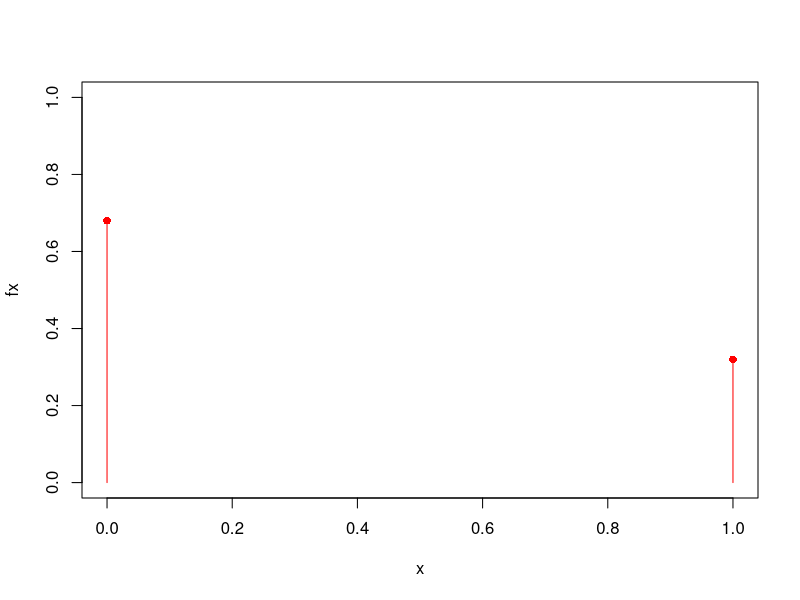
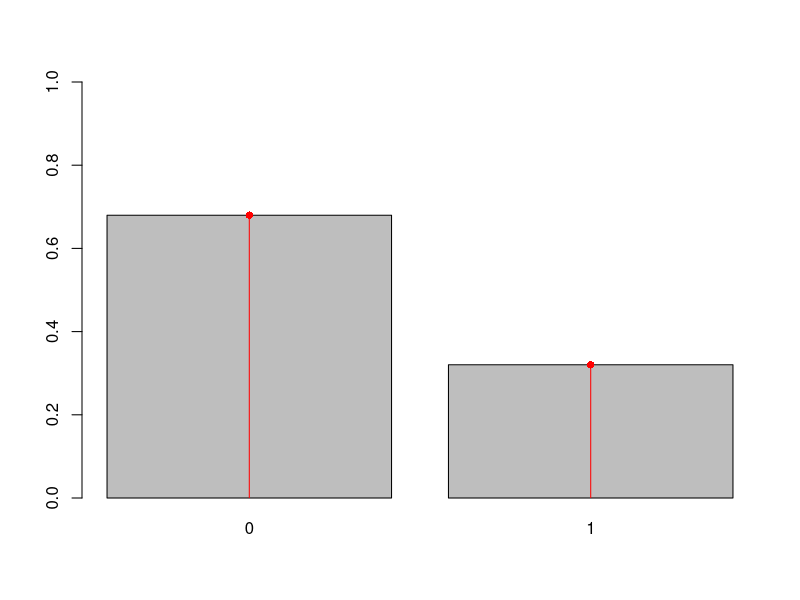
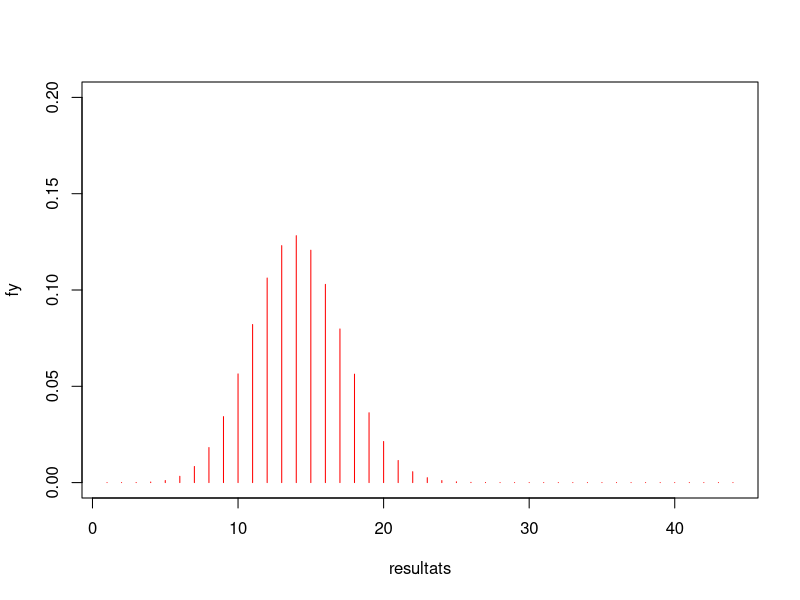
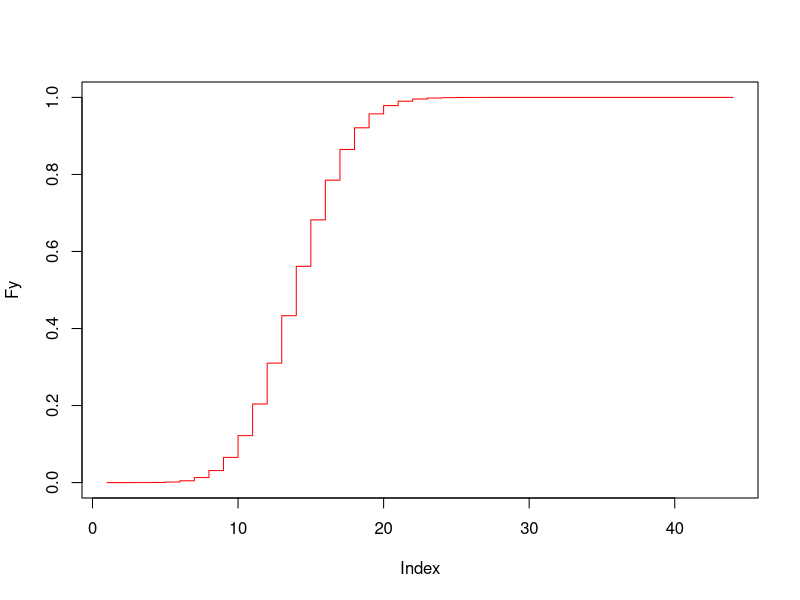
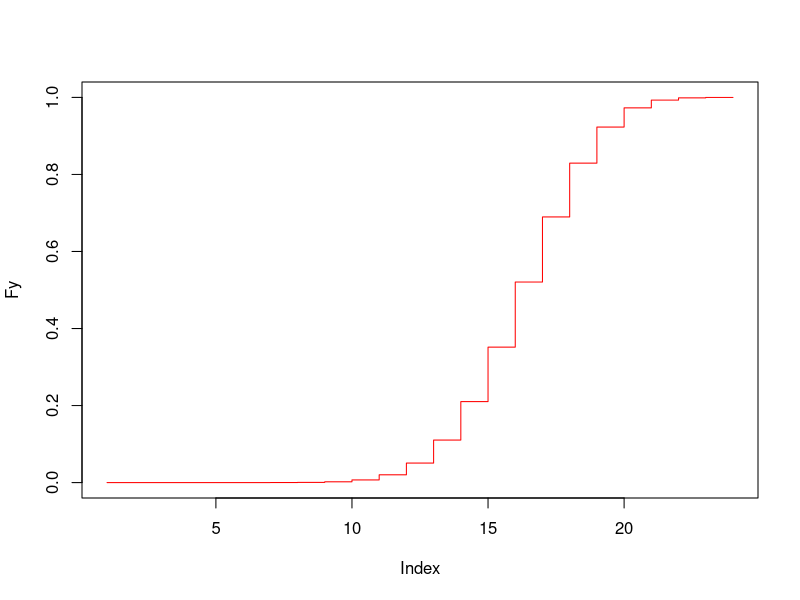

Write R code to recreate these figures, in order.
#Solucion Pregunta 1
#Que tinguin mín 2 TV --> persones A Pi = 0.32
#Que tinguin màx una TV --> persones B Pi = 0.68

#ASSAIG DE BERNOULLI
x <- c(0,1)
fx <- c(0.68, 0.32)
fx[1]
fx[2]
#taula
cbind(x, fx)
#gràfic x-fx, entre els valors 0-1, tipus horitzontal i de color vermell
plot(x, fx, ylim=c(0,1), type="h", col="red")
#gràfic x-fx on veiem els punts (pch) de color vermell
points(x, fx, pch=16, col="red")


#construir una mostra aleatoria a n perosnes (replace true vol dir que quan entra una persona pot tornar a entrar mes tard)
n <- 400000
mostra <- sample(x, n, fx, replace=TRUE)
fi <- table(mostra)/n
fi
#freqüència relativa
br <- barplot(fi, ylim=c(0,1))
#funció de massa de probabilitat
lines(br, fx, ylim=c(0,1), type="h", col="red")
points(br, fx, pch=16, col="red")
#promitg (barplot)
xbar<- mean(mostra)
xbar
#valor esperat (punts)
mu <- sum(x*fx)
mu
#dades variança mostral
ssq <- var(mostra)
ssq
#variança de la funció massa de probabilitat
sigmasq <- sum((x-mu)^2*fx)
sigmasq
fx[1]*fx[2] #en bernoulli
#desviació típica de la funció massa de probabilitat
sqrt(sigmasq)


#calvo


#EXERCICI
#apartat 1.
n <- 43
set.seed(123) #és aleatori pero igual per tothom x tenir mateixos resultats
mostra <- sample(x, n, fx, replace=TRUE)
mostra
#encuesta
y <- function(i){sum(sample(x, n, fx, replace=TRUE))}
y(1) #resultat d'una encuesta

#bucle en R
m <- 400000 #resultat de m encuestas de n=43
encuestas <- sapply(1:m, y)
fi <- table(encuestas)/m
data.frame(fi)

dbinom(13, 43, 0.32)

#taula de probaibilitats
resultats <- 1:43
fy <- dbinom(resultats, 43, 0.32)
tauladeprob <- cbind(resultats, fy)
tauladeprob
#solucio es el valor 13 de tauladeprob

#apartat 2.
n <- 44
resultats <- 1:44
fy <- dbinom(resultats, 44, 0.32)
tauladeprob <- cbind(resultats, fy)
plot(resultats,fy, type='h', col="red", ylim=c(0,0.2))

Fy <- cumsum(fy)     
tauladeprob <- cbind( resultats, fy, Fy)
tauladeprob
plot(Fy, type='s', col="red")

pbinom(17, 44, 0.32)

#apartat 3.
resultats <- 1:24
fy <- dbinom(resultats, 24, 0.68)
Fy <- cumsum(fy)
tauladeprob <- cbind(resultats, fy, Fy)
tauladeprob
mu <- sum(resultats*fy)
mu
sigmasq <- sum((resultats-mu)^2*fy)
qbinom (0.25, 24, 0.68)
sigmasq
plot(Fy, type='s', col="red")
